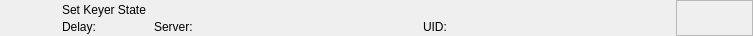
<?xml version="1.0" encoding="UTF-8"?>
<ui version="4.0">
 <class>RundownAtemKeyerStateWidget</class>
 <widget class="QWidget" name="RundownAtemKeyerStateWidget">
  <property name="geometry">
   <rect>
    <x>0</x>
    <y>0</y>
    <width>753</width>
    <height>36</height>
   </rect>
  </property>
  <layout class="QHBoxLayout" name="horizontalLayout">
   <property name="spacing">
    <number>0</number>
   </property>
   <property name="margin">
    <number>0</number>
   </property>
   <item>
    <widget class="QFrame" name="frameItem">
     <property name="sizePolicy">
      <sizepolicy hsizetype="Preferred" vsizetype="Fixed">
       <horstretch>0</horstretch>
       <verstretch>0</verstretch>
      </sizepolicy>
     </property>
     <property name="minimumSize">
      <size>
       <width>0</width>
       <height>36</height>
      </size>
     </property>
     <widget class="QLabel" name="labelIcon">
      <property name="geometry">
       <rect>
        <x>22</x>
        <y>2</y>
        <width>32</width>
        <height>32</height>
       </rect>
      </property>
      <property name="text">
       <string/>
      </property>
      <property name="pixmap">
       <pixmap resource="../../Widgets.qrc">:/Graphics/Images/TriCaster/SelectInput.png</pixmap>
      </property>
      <property name="scaledContents">
       <bool>true</bool>
      </property>
     </widget>
     <widget class="QLabel" name="labelLabel">
      <property name="geometry">
       <rect>
        <x>62</x>
        <y>2</y>
        <width>561</width>
        <height>16</height>
       </rect>
      </property>
      <property name="text">
       <string>Set Keyer State</string>
      </property>
     </widget>
     <widget class="QLabel" name="labelColor">
      <property name="geometry">
       <rect>
        <x>0</x>
        <y>0</y>
        <width>18</width>
        <height>36</height>
       </rect>
      </property>
      <property name="text">
       <string/>
      </property>
     </widget>
     <widget class="QLabel" name="labelGroupColor">
      <property name="geometry">
       <rect>
        <x>0</x>
        <y>0</y>
        <width>6</width>
        <height>36</height>
       </rect>
      </property>
      <property name="text">
       <string/>
      </property>
     </widget>
     <widget class="QLabel" name="labelDevice">
      <property name="geometry">
       <rect>
        <x>154</x>
        <y>19</y>
        <width>260</width>
        <height>16</height>
       </rect>
      </property>
      <property name="text">
       <string>Server:</string>
      </property>
     </widget>
     <widget class="QLabel" name="labelDelay">
      <property name="geometry">
       <rect>
        <x>62</x>
        <y>19</y>
        <width>83</width>
        <height>16</height>
       </rect>
      </property>
      <property name="text">
       <string>Delay:</string>
      </property>
     </widget>
     <widget class="QLabel" name="labelRemoteTriggerId">
      <property name="geometry">
       <rect>
        <x>423</x>
        <y>19</y>
        <width>111</width>
        <height>16</height>
       </rect>
      </property>
      <property name="text">
       <string>UID:</string>
      </property>
     </widget>
    </widget>
   </item>
   <item>
    <widget class="QFrame" name="frameStatus">
     <property name="minimumSize">
      <size>
       <width>77</width>
       <height>0</height>
      </size>
     </property>
     <property name="maximumSize">
      <size>
       <width>77</width>
       <height>16777215</height>
      </size>
     </property>
     <property name="frameShape">
      <enum>QFrame::StyledPanel</enum>
     </property>
     <property name="frameShadow">
      <enum>QFrame::Raised</enum>
     </property>
     <widget class="QLabel" name="labelGpiConnected">
      <property name="geometry">
       <rect>
        <x>1</x>
        <y>2</y>
        <width>32</width>
        <height>32</height>
       </rect>
      </property>
      <property name="minimumSize">
       <size>
        <width>32</width>
        <height>32</height>
       </size>
      </property>
      <property name="maximumSize">
       <size>
        <width>32</width>
        <height>32</height>
       </size>
      </property>
      <property name="lineWidth">
       <number>0</number>
      </property>
      <property name="text">
       <string/>
      </property>
      <property name="pixmap">
       <pixmap resource="../../Widgets.qrc">:/Graphics/Images/GpiConnected.png</pixmap>
      </property>
      <property name="scaledContents">
       <bool>true</bool>
      </property>
     </widget>
     <widget class="QLabel" name="labelDisconnected">
      <property name="geometry">
       <rect>
        <x>32</x>
        <y>2</y>
        <width>32</width>
        <height>32</height>
       </rect>
      </property>
      <property name="minimumSize">
       <size>
        <width>32</width>
        <height>32</height>
       </size>
      </property>
      <property name="maximumSize">
       <size>
        <width>32</width>
        <height>32</height>
       </size>
      </property>
      <property name="text">
       <string/>
      </property>
      <property name="pixmap">
       <pixmap resource="../../Widgets.qrc">:/Graphics/Images/Disconnected.png</pixmap>
      </property>
      <property name="scaledContents">
       <bool>true</bool>
      </property>
     </widget>
     <widget class="QLabel" name="labelActiveColor">
      <property name="geometry">
       <rect>
        <x>69</x>
        <y>0</y>
        <width>8</width>
        <height>36</height>
       </rect>
      </property>
      <property name="minimumSize">
       <size>
        <width>8</width>
        <height>36</height>
       </size>
      </property>
      <property name="maximumSize">
       <size>
        <width>8</width>
        <height>36</height>
       </size>
      </property>
      <property name="text">
       <string/>
      </property>
     </widget>
    </widget>
   </item>
  </layout>
 </widget>
 <resources>
  <include location="../../Widgets.qrc"/>
 </resources>
 <connections/>
 <slots>
  <slot>addToCombo()</slot>
 </slots>
</ui>
